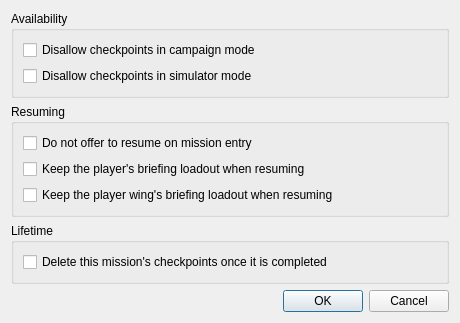
<?xml version="1.0" encoding="utf-8"?>
<ui version="4.0">
 <class>fso::fred::dialogs::CheckpointsDialog</class>
 <widget class="QDialog" name="fso::fred::dialogs::CheckpointsDialog">
  <property name="geometry"><rect><x>0</x><y>0</y><width>460</width><height>300</height></rect></property>
  <property name="windowTitle"><string>Checkpoint Options</string></property>
  <layout class="QVBoxLayout" name="verticalLayout">
   <item>
    <widget class="QGroupBox" name="availabilityGroup">
     <property name="title"><string>Availability</string></property>
     <layout class="QVBoxLayout" name="availabilityLayout">
      <item>
       <widget class="QCheckBox" name="disallowInCampaignCheck">
        <property name="text"><string>Disallow checkpoints in campaign mode</string></property>
        <property name="toolTip"><string>The checkpoint operators do nothing while this mission is flown as part of a campaign.</string></property>
       </widget>
      </item>
      <item>
       <widget class="QCheckBox" name="disallowInSimulatorCheck">
        <property name="text"><string>Disallow checkpoints in simulator mode</string></property>
        <property name="toolTip"><string>The checkpoint operators do nothing while this mission is flown outside a campaign, such as from the mission simulator.</string></property>
       </widget>
      </item>
     </layout>
    </widget>
   </item>
   <item>
    <widget class="QGroupBox" name="resumeGroup">
     <property name="title"><string>Resuming</string></property>
     <layout class="QVBoxLayout" name="resumeLayout">
      <item>
       <widget class="QCheckBox" name="noResumePromptCheck">
        <property name="text"><string>Do not offer to resume on mission entry</string></property>
        <property name="toolTip"><string>Suppresses the prompt the engine shows on the way into the mission when a usable checkpoint exists.  The checkpoint is still there and load-checkpoint still works.</string></property>
       </widget>
      </item>
      <item>
       <widget class="QCheckBox" name="keepPlayerLoadoutCheck">
        <property name="text"><string>Keep the player's briefing loadout when resuming</string></property>
        <property name="toolTip"><string>Leaves the player's ship class and weapons as the briefing set them, instead of restoring the ones the checkpoint recorded.</string></property>
       </widget>
      </item>
      <item>
       <widget class="QCheckBox" name="keepWingLoadoutCheck">
        <property name="text"><string>Keep the player wing's briefing loadout when resuming</string></property>
        <property name="toolTip"><string>As above, for the rest of the player's wing.</string></property>
       </widget>
      </item>
     </layout>
    </widget>
   </item>
   <item>
    <widget class="QGroupBox" name="lifetimeGroup">
     <property name="title"><string>Lifetime</string></property>
     <layout class="QVBoxLayout" name="lifetimeLayout">
      <item>
       <widget class="QCheckBox" name="deleteOnCompletionCheck">
        <property name="text"><string>Delete this mission's checkpoints once it is completed</string></property>
        <property name="toolTip"><string>Discards the checkpoints when the player finishes the mission successfully, so replaying it later starts clean.  A failed mission keeps them.</string></property>
       </widget>
      </item>
     </layout>
    </widget>
   </item>
   <item>
    <spacer name="verticalSpacer">
     <property name="orientation"><enum>Qt::Vertical</enum></property>
     <property name="sizeHint" stdset="0"><size><width>20</width><height>20</height></size></property>
    </spacer>
   </item>
   <item>
    <widget class="QDialogButtonBox" name="okAndCancelButtons">
     <property name="standardButtons"><set>QDialogButtonBox::Cancel|QDialogButtonBox::Ok</set></property>
    </widget>
   </item>
  </layout>
 </widget>
 <resources/>
 <connections/>
</ui>
